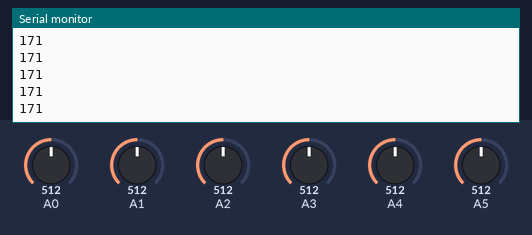
Recording of a sketch running on a simulated Arduino Uno, built with avr-gcc and run on an emulated ATmega328P. Shown: the last lines printed to the serial monitor. The test bench sets the inputs (shaded band); at power-on: A4 = 512, A0 = 512, A1 = 512, A2 = 512, A3 = 512, A5 = 512.

Above: at 1.2 s.
1.3 s: A4 set to 490
At 1.42 s:
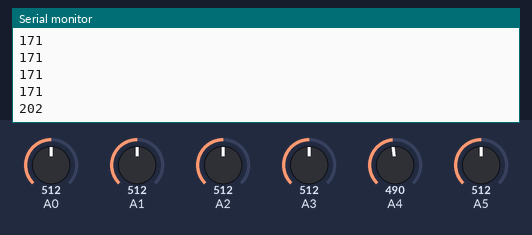
2.8 s: A4 set to 716
At 2.83 s:
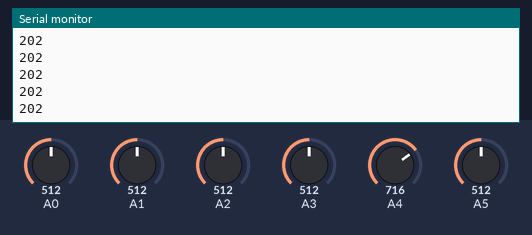
Timing chart, 0 to 5.8 s (numbered marks = the images above; inputs shaded):
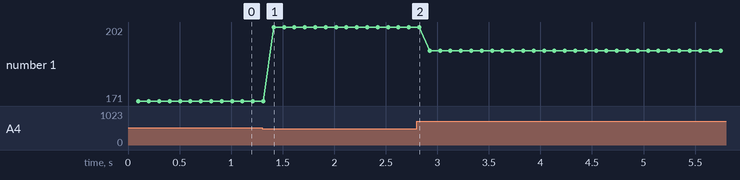

Measured:
- after the input at 1.3 s, the serial monitor: prints a new line after 0.11 s (image 1)
- plotted number 1: 171 → 202 after the input at 1.3 s, 202 → 192 after the input at 2.8 s

The sketch:

CapSend.ino
```cpp
#include <SPI.h>


#define CAN_2515

// For Arduino MCP2515 Hat:
// the cs pin of the version after v1.1 is default to D9
// v0.9b and v1.0 is default D10
const int SPI_CS_PIN = 9;
const int CAN_INT_PIN = 2;

#include "mcp2515_can.h"
mcp2515_can CAN(SPI_CS_PIN); // Set CS pin

void setup() {
    //Initial setup code for CAN bus send
    SERIAL_PORT_MONITOR.begin(115200);
    while(!Serial){};

    while (CAN_OK != CAN.begin(CAN_250KBPS)) {             // init can bus : baudrate = 500k
        SERIAL_PORT_MONITOR.println("CAN init fail, retry...");
        delay(100);

    }
    SERIAL_PORT_MONITOR.println("CAN init ok!");

}


void loop() {

      unsigned char stmp[8]; //Define 8-byte array

      //The following reads analog values from potentiometers
      int zero = analogRead(A0)*0.25;
//      if(zero > 0xC1 && zero < 0xD1){
//        zero = 0;
//      }
//      else if(zero >= 0xD1){
//        zero = 1;
//      }
      int one = analogRead(A1)*0.25;//*0.25 - 5;
//      if(one > 0xC1 && one < 0xD1){
//        one = 0;
//      }
//      else if(one >= 0xD1){
//        one = 1;
//      }
      int two = analogRead(A2)*0.25;//*0.25 - 5;
//      if(two > 0xC1 && two < 0xD1){
//        two = 0;
//      }
//      else if(two >= 0xD1){
//        two = 1;
//      }
      int three = analogRead(A3)*0.25 - 2;//*0.25 - 5;
//      if(three > 0xC1 && three < 0xD1){
//        three = 0;
//      }
//      else if(three >= 0xD1){
//        three = 1;
//      }

      int four = analogRead(A4);//*0.043 + 159;
      int five = analogRead(A5);//*0.0078125;
      unsigned int canId;// = four;
      bool hiLo;

      //CAN ID for RPM, Temps, ERR and Batt/ This code only cycles throught the four CAN IDs needed
      ////////////////////////////////////// to test the display.
      if(four < 256){
        canId = 162; //TEMP
      }
      else if(four >= 256 && four < 512){
        canId = 202; //ERR
      }
      else if(four > 512 && four <= 768){
        canId = 192; //RPM
      }
      else{
        canId = 171; //BATT
      }

      //Set values for Hi-Low switch
      if(five < 500.0){
        hiLo = true;
      }
      if(five > 500.0){
        hiLo = false;
      }
      if(!hiLo){
        stmp[0] = zero;
        stmp[2] = one;
        stmp[4] = two;
        stmp[6] = three;
      }
      else{
        stmp[1] = zero;
        stmp[3] = one;
        stmp[5] = two;
        stmp[7] = three;
      }
      CAN.sendMsgBuf(canId, 0, 8, stmp);
      delay(100);

    // send data per 100ms
    SERIAL_PORT_MONITOR.println(canId);

}

// END FILE


//////////////////////////////CODE GRAVEYARD -- DISREGARD////////////////////////////////////

//      const byte ROWS = 4; //four rows
//      const byte COLS = 4; //four columns
//      char keys[ROWS][COLS] = {
//        {1,2,3,10},
//        {4,5,6,11},
//        {7,8,9,12},
//        {15,0,14,13}
//      };
//      byte rowPins[ROWS] = {9, 8, 7, 6}; //connect to the row pinouts of the keypad
//      byte colPins[COLS] = {5, 4, 3, 2}; //connect to the column pinouts of the keypad
//      Keypad key = Keypad( makeKeymap(keys), rowPins, colPins, ROWS, COLS );
//      int input = key.getKey();// Read the key
```
